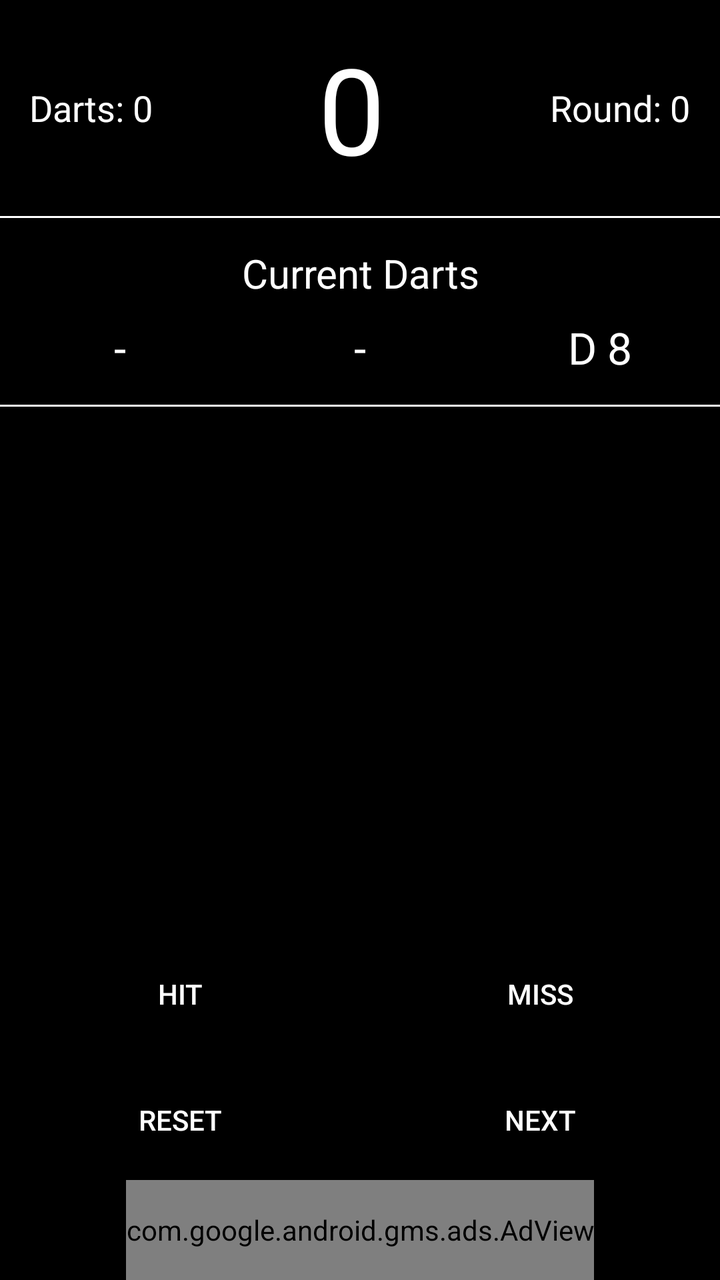
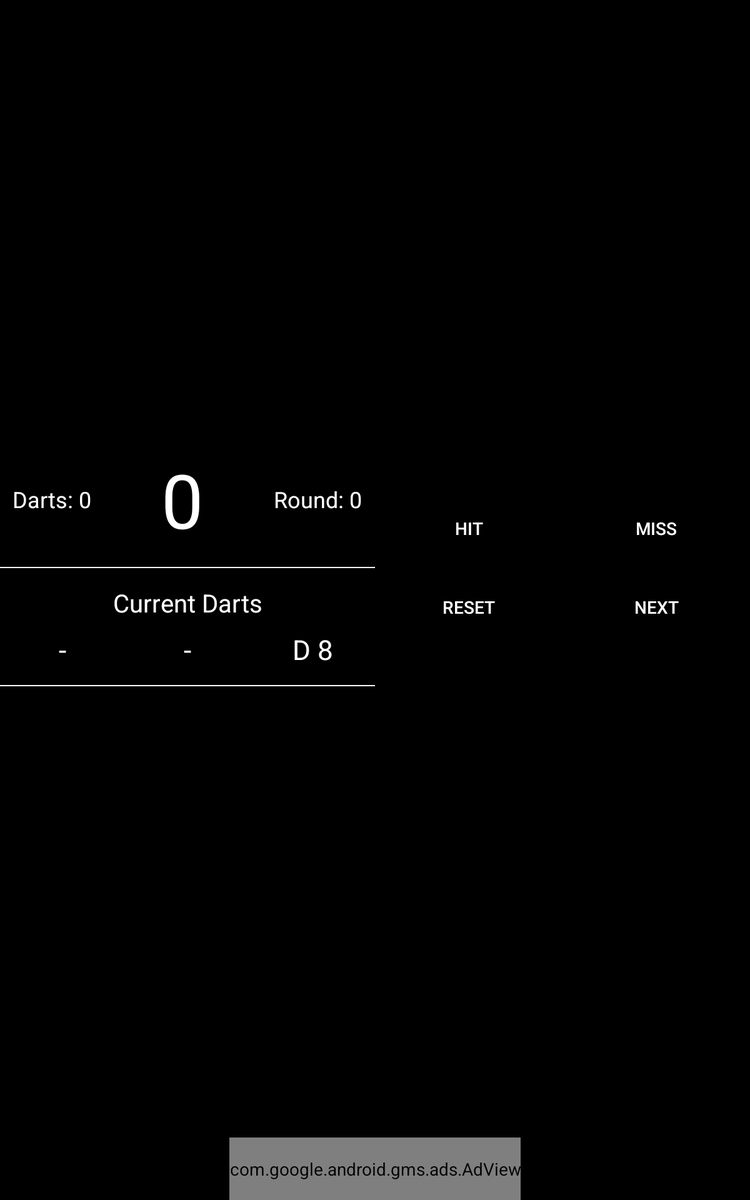

First picture: res/layout/ on a phone held upright. Second picture: the repository's own variant of that layout, on a device whose configuration matches the variant's folder. Source for both follows.
<!-- AndroidManifest.xml: application theme AppTheme -->
<!-- res/layout/atc_fragment.xml -->
<?xml version="1.0" encoding="utf-8"?>
<RelativeLayout xmlns:android="http://schemas.android.com/apk/res/android"
    android:layout_width="match_parent"
    android:layout_height="match_parent"
    android:background="@android:color/black"
    android:orientation="vertical">

    <RelativeLayout
        android:id="@+id/atcOverviewLayout"
        android:layout_width="match_parent"
        android:layout_height="wrap_content"
        android:layout_alignParentTop="true">

        <LinearLayout
            android:id="@+id/atcRoundLayout"
            android:layout_width="match_parent"
            android:layout_height="wrap_content"
            android:layout_marginTop="14dp"
            android:weightSum="2">

            <TextView
                android:id="@+id/atcDartCount"
                android:layout_width="wrap_content"
                android:layout_height="wrap_content"
                android:layout_weight="0.3"
                android:layout_gravity="center"
                android:text="Darts: 0"
                android:textAlignment="center"
                android:textColor="@android:color/white"
                android:textSize="18sp" />

            <TextView
                android:id="@+id/atcScore"
                android:layout_width="wrap_content"
                android:layout_height="wrap_content"
                android:layout_weight="1.4"
                android:layout_gravity="center"
                android:text="0"
                android:textAlignment="center"
                android:textColor="@android:color/white"
                android:textSize="60sp" />

            <TextView
                android:id="@+id/atcRoundCount"
                android:layout_width="wrap_content"
                android:layout_height="wrap_content"
                android:layout_weight="0.3"
                android:layout_gravity="center"
                android:text="Round: 0"
                android:textAlignment="center"
                android:textColor="@android:color/white"
                android:textSize="18sp" />
        </LinearLayout>

        <View
            android:id="@+id/atcScoreDivider"
            android:layout_width="match_parent"
            android:layout_height="1dp"
            android:layout_marginTop="14dp"
            android:layout_below="@+id/atcRoundLayout"
            android:background="@android:color/white" />

        <TextView
            android:id="@+id/atcTheseDarts"
            android:layout_width="wrap_content"
            android:layout_height="wrap_content"
            android:layout_marginTop="14dp"
            android:layout_marginLeft="8dp"
            android:layout_marginRight="8dp"
            android:layout_below="@+id/atcScoreDivider"
            android:layout_centerHorizontal="true"
            android:text="@string/general_current_darts"
            android:textAlignment="textEnd"
            android:textColor="@android:color/white"
            android:textSize="20sp" />

        <LinearLayout
            android:id="@+id/atcDartAmountLayout"
            android:layout_width="match_parent"
            android:layout_height="wrap_content"
            android:layout_marginTop="5dp"
            android:layout_below="@+id/atcTheseDarts"
            android:weightSum="3">

            <TextView
                android:id="@+id/atcFirstDart"
                android:layout_width="match_parent"
                android:layout_height="wrap_content"
                android:layout_weight="1"
                android:layout_marginTop="4dp"
                android:text="-"
                android:textAlignment="center"
                android:textColor="@android:color/white"
                android:textSize="22sp" />

            <TextView
                android:id="@+id/atcSecondDart"
                android:layout_width="match_parent"
                android:layout_height="wrap_content"
                android:layout_weight="1"
                android:layout_marginTop="4dp"
                android:text="-"
                android:textAlignment="center"
                android:textColor="@android:color/white"
                android:textSize="22sp" />

            <TextView
                android:id="@+id/atcThirdDart"
                android:layout_width="match_parent"
                android:layout_height="wrap_content"
                android:layout_weight="1"
                android:layout_marginTop="4dp"
                android:text="D 8"
                android:textAlignment="center"
                android:textColor="@android:color/white"
                android:textSize="22sp" />
        </LinearLayout>

        <View
            android:id="@+id/atcLastDartsDivider"
            android:layout_width="match_parent"
            android:layout_height="1dp"
            android:layout_marginTop="14dp"
            android:layout_below="@+id/atcDartAmountLayout"
            android:background="@android:color/white" />
    </RelativeLayout>

    <LinearLayout
        android:id="@+id/atcMultiplierLayout"
        android:layout_width="match_parent"
        android:layout_height="wrap_content"
        android:layout_above="@+id/confirmLayout"
        android:background="@android:color/black">

        <Button
            android:id="@+id/atcHit"
            android:layout_width="wrap_content"
            android:layout_height="50dp"
            android:layout_weight="1"
            android:layout_marginTop="3dp"
            android:layout_marginBottom="5dp"
            android:layout_marginLeft="4dp"
            android:layout_marginRight="4dp"
            android:background="@drawable/black_button_background"
            android:text="@string/general_hit"
            android:textColor="@drawable/black_button_text_color" />

        <Button
            android:id="@+id/atcMissButton"
            android:layout_width="wrap_content"
            android:layout_height="50dp"
            android:layout_weight="1"
            android:layout_marginTop="3dp"
            android:layout_marginBottom="5dp"
            android:layout_marginLeft="4dp"
            android:layout_marginRight="4dp"
            android:background="@drawable/black_button_background"
            android:text="@string/general_miss"
            android:textColor="@drawable/black_button_text_color" />
    </LinearLayout>

    <LinearLayout
        android:id="@+id/confirmLayout"
        android:layout_width="match_parent"
        android:layout_height="wrap_content"
        android:layout_marginTop="5dp"
        android:layout_above="@+id/atcBanner"
        android:background="@android:color/black">

        <Button
            android:id="@+id/atcResetButton"
            android:layout_width="wrap_content"
            android:layout_height="50dp"
            android:layout_weight="1"
            android:layout_marginTop="3dp"
            android:layout_marginBottom="5dp"
            android:layout_marginLeft="4dp"
            android:layout_marginRight="4dp"
            android:background="@drawable/black_button_background"
            android:text="@string/general_reset"
            android:textColor="@drawable/black_button_text_color" />

        <Button
            android:id="@+id/atcNextButton"
            android:layout_width="wrap_content"
            android:layout_height="50dp"
            android:layout_weight="1"
            android:layout_marginTop="3dp"
            android:layout_marginBottom="5dp"
            android:layout_marginLeft="4dp"
            android:layout_marginRight="4dp"
            android:background="@drawable/black_button_background"
            android:text="@string/general_next"
            android:textColor="@drawable/black_button_text_color" />
    </LinearLayout>

    <com.google.android.gms.ads.AdView xmlns:ads="http://schemas.android.com/apk/res-auto"
        android:id="@+id/atcBanner"
        android:layout_width="wrap_content"
        android:layout_height="50dp"
        android:layout_alignParentBottom="true"
        android:layout_centerHorizontal="true"
        ads:adSize="BANNER"
        ads:adUnitId="@string/banner_id" />
</RelativeLayout>
<!-- resources referenced by this layout -->
<resources>
  <!-- drawable black_button_background (drawable) -->
  <?xml version="1.0" encoding="utf-8"?>
  <selector xmlns:android="http://schemas.android.com/apk/res/android">
      <item android:state_selected="true" android:drawable="@drawable/selected_black_button"/>
      <item android:state_focused="true" android:drawable="@drawable/selected_black_button"/>
      <item android:state_pressed="true" android:drawable="@drawable/selected_black_button"/>
      <item android:drawable="@drawable/normal_black_button"/>
  </selector>
  <!-- drawable black_button_text_color (drawable) -->
  <?xml version="1.0" encoding="utf-8"?>
  <selector xmlns:android="http://schemas.android.com/apk/res/android">
  
      <item android:state_selected="true" android:color="@android:color/black"/>
      <item android:state_focused="true" android:color="@android:color/black"/>
      <item android:state_pressed="true" android:color="@android:color/black"/>
      <item android:color="@android:color/white"/>
  </selector>
  <string name="banner_id" translatable="false">ca-app-pub-9184630521515163/1721960570</string>
  <string name="general_current_darts">Current Darts</string>
  <string name="general_hit">Hit</string>
  <string name="general_miss">Miss</string>
  <string name="general_next">Next</string>
  <string name="general_reset">Reset</string>
  <style name="AppTheme" parent="Theme.AppCompat.Light.DarkActionBar">
          
          <item name="colorPrimary">@android:color/black</item>
          <item name="colorPrimaryDark">@android:color/black</item>
          <item name="colorAccent">@android:color/white</item>
          <item name="windowActionBar">true</item>
          <item name="windowNoTitle">true</item>
      </style>
  <!-- drawable normal_black_button (drawable) -->
  <?xml version="1.0" encoding="utf-8"?>
  <shape xmlns:android="http://schemas.android.com/apk/res/android">
      <corners
          android:radius="2dp" />
      <stroke
          android:width="1dp"
          android:color="@android:color/white"/>
  
      <solid
          android:color="@android:color/black"/>
  </shape>
</resources>
<!-- res/layout-sw600dp/atc_fragment.xml (the repository's variant of the layout above) -->
<!-- drawn on a 7-inch tablet held upright -->
<?xml version="1.0" encoding="utf-8"?>
<RelativeLayout xmlns:android="http://schemas.android.com/apk/res/android"
    android:layout_width="match_parent"
    android:layout_height="match_parent"
    android:background="@android:color/black"
    android:orientation="vertical">

    <RelativeLayout
        android:id="@+id/atcOverviewLayout"
        android:layout_width="match_parent"
        android:layout_height="wrap_content"
        android:layout_above="@+id/atcBanner"
        android:layout_alignParentTop="true">

        <LinearLayout
            android:id="@+id/game_layout"
            android:layout_width="match_parent"
            android:layout_height="match_parent"
            android:orientation="horizontal">

            <RelativeLayout
                android:layout_width="wrap_content"
                android:layout_height="match_parent"
                android:layout_weight="0.5">

                <RelativeLayout
                    android:layout_width="wrap_content"
                    android:layout_height="wrap_content"
                    android:layout_centerInParent="true">

                <LinearLayout
                    android:id="@+id/atcRoundLayout"
                    android:layout_width="match_parent"
                    android:layout_height="wrap_content"
                    android:layout_marginTop="14dp"
                    android:weightSum="2">

                    <TextView
                        android:id="@+id/atcDartCount"
                        android:layout_width="wrap_content"
                        android:layout_height="wrap_content"
                        android:layout_weight="0.3"
                        android:layout_gravity="center"
                        android:text="Darts: 0"
                        android:textAlignment="center"
                        android:textColor="@android:color/white"
                        android:textSize="18sp" />

                    <TextView
                        android:id="@+id/atcScore"
                        android:layout_width="wrap_content"
                        android:layout_height="wrap_content"
                        android:layout_weight="1.4"
                        android:layout_gravity="center"
                        android:text="0"
                        android:textAlignment="center"
                        android:textColor="@android:color/white"
                        android:textSize="60sp" />

                    <TextView
                        android:id="@+id/atcRoundCount"
                        android:layout_width="wrap_content"
                        android:layout_height="wrap_content"
                        android:layout_weight="0.3"
                        android:layout_gravity="center"
                        android:text="Round: 0"
                        android:textAlignment="center"
                        android:textColor="@android:color/white"
                        android:textSize="18sp" />
                </LinearLayout>

                <View
                    android:id="@+id/atcScoreDivider"
                    android:layout_width="match_parent"
                    android:layout_height="1dp"
                    android:layout_marginTop="14dp"
                    android:layout_centerInParent="true"
                    android:layout_below="@+id/atcRoundLayout"
                    android:background="@android:color/white" />

                <TextView
                    android:id="@+id/atcTheseDarts"
                    android:layout_width="wrap_content"
                    android:layout_height="wrap_content"
                    android:layout_marginTop="14dp"
                    android:layout_marginLeft="8dp"
                    android:layout_marginRight="8dp"
                    android:layout_below="@+id/atcScoreDivider"
                    android:layout_centerHorizontal="true"
                    android:text="@string/general_current_darts"
                    android:textAlignment="textEnd"
                    android:textColor="@android:color/white"
                    android:textSize="20sp" />

                <LinearLayout
                    android:id="@+id/atcDartAmountLayout"
                    android:layout_width="match_parent"
                    android:layout_height="wrap_content"
                    android:layout_marginTop="5dp"
                    android:layout_below="@+id/atcTheseDarts"
                    android:weightSum="3">

                    <TextView
                        android:id="@+id/atcFirstDart"
                        android:layout_width="match_parent"
                        android:layout_height="wrap_content"
                        android:layout_weight="1"
                        android:layout_marginTop="4dp"
                        android:text="-"
                        android:textAlignment="center"
                        android:textColor="@android:color/white"
                        android:textSize="22sp" />

                    <TextView
                        android:id="@+id/atcSecondDart"
                        android:layout_width="match_parent"
                        android:layout_height="wrap_content"
                        android:layout_weight="1"
                        android:layout_marginTop="4dp"
                        android:text="-"
                        android:textAlignment="center"
                        android:textColor="@android:color/white"
                        android:textSize="22sp" />

                    <TextView
                        android:id="@+id/atcThirdDart"
                        android:layout_width="match_parent"
                        android:layout_height="wrap_content"
                        android:layout_weight="1"
                        android:layout_marginTop="4dp"
                        android:text="D 8"
                        android:textAlignment="center"
                        android:textColor="@android:color/white"
                        android:textSize="22sp" />
                </LinearLayout>

                <View
                    android:id="@+id/atcLastDartsDivider"
                    android:layout_width="match_parent"
                    android:layout_height="1dp"
                    android:layout_marginTop="14dp"
                    android:layout_marginBottom="15dp"
                    android:layout_below="@+id/atcDartAmountLayout"
                    android:background="@android:color/white" />

                </RelativeLayout>
            </RelativeLayout>

            <RelativeLayout
                android:layout_width="match_parent"
                android:layout_height="match_parent"
                android:layout_weight="0.5">

                <RelativeLayout
                    android:layout_width="wrap_content"
                    android:layout_height="wrap_content"
                    android:layout_centerInParent="true">

                    <LinearLayout
                        android:id="@+id/atcMultiplierLayout"
                        android:layout_width="match_parent"
                        android:layout_height="wrap_content"
                        android:layout_alignParentTop="true"
                        android:background="@android:color/black">

                        <Button
                            android:id="@+id/atcHit"
                            android:layout_width="wrap_content"
                            android:layout_height="50dp"
                            android:layout_weight="1"
                            android:layout_marginTop="3dp"
                            android:layout_marginBottom="5dp"
                            android:layout_marginLeft="4dp"
                            android:layout_marginRight="4dp"
                            android:background="@drawable/black_button_background"
                            android:text="@string/general_hit"
                            android:textColor="@drawable/black_button_text_color" />

                        <Button
                            android:id="@+id/atcMissButton"
                            android:layout_width="wrap_content"
                            android:layout_height="50dp"
                            android:layout_weight="1"
                            android:layout_marginTop="3dp"
                            android:layout_marginBottom="5dp"
                            android:layout_marginLeft="4dp"
                            android:layout_marginRight="4dp"
                            android:background="@drawable/black_button_background"
                            android:text="@string/general_miss"
                            android:textColor="@drawable/black_button_text_color" />
                    </LinearLayout>

                    <LinearLayout
                        android:id="@+id/confirmLayout"
                        android:layout_width="match_parent"
                        android:layout_height="wrap_content"
                        android:layout_marginTop="5dp"
                        android:layout_below="@+id/atcMultiplierLayout"
                        android:background="@android:color/black">

                        <Button
                            android:id="@+id/atcResetButton"
                            android:layout_width="wrap_content"
                            android:layout_height="50dp"
                            android:layout_weight="1"
                            android:layout_marginTop="3dp"
                            android:layout_marginBottom="5dp"
                            android:layout_marginLeft="4dp"
                            android:layout_marginRight="4dp"
                            android:background="@drawable/black_button_background"
                            android:text="@string/general_reset"
                            android:textColor="@drawable/black_button_text_color" />

                        <Button
                            android:id="@+id/atcNextButton"
                            android:layout_width="wrap_content"
                            android:layout_height="50dp"
                            android:layout_weight="1"
                            android:layout_marginTop="3dp"
                            android:layout_marginBottom="5dp"
                            android:layout_marginLeft="4dp"
                            android:layout_marginRight="4dp"
                            android:background="@drawable/black_button_background"
                            android:text="@string/general_next"
                            android:textColor="@drawable/black_button_text_color" />
                    </LinearLayout>
                </RelativeLayout>
            </RelativeLayout>
        </LinearLayout>
    </RelativeLayout>

    <com.google.android.gms.ads.AdView xmlns:ads="http://schemas.android.com/apk/res-auto"
        android:id="@+id/atcBanner"
        android:layout_width="wrap_content"
        android:layout_height="50dp"
        android:layout_alignParentBottom="true"
        android:layout_centerHorizontal="true"
        ads:adSize="BANNER"
        ads:adUnitId="@string/banner_id" />
</RelativeLayout>
